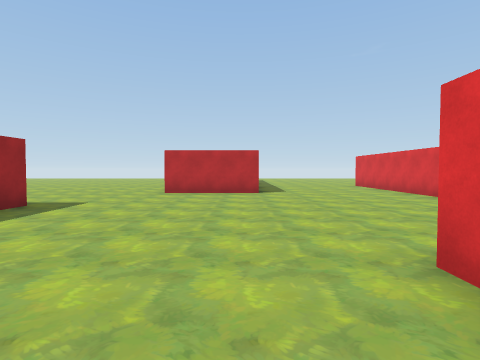
[1] (above)

18 first-person views from a walk through a 3-D level made in the Unity game engine. The camera is 1.4 m above the floor, tilts 2° down and sees 80° across. The floor is counted in squares, 2 m on a side. Each view is taken from the middle of a square. On the plan, view 1 faces up. The plan holds only what a view shows up to about 10 squares ahead; the rest is blank. The place goes on beyond the plan. The player is left out.

[2]
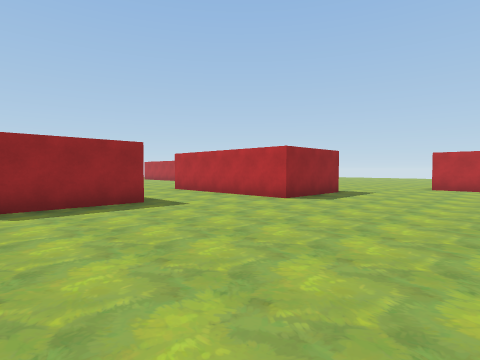

[3]
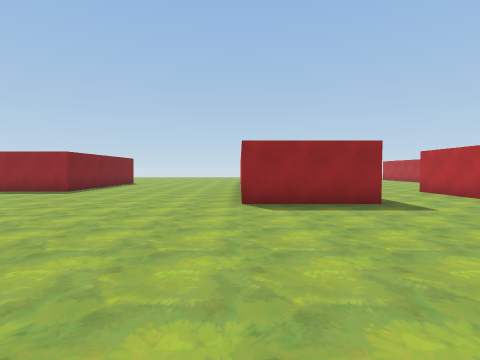

[4]
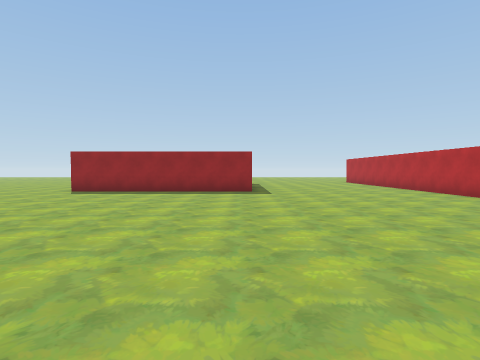

[5]
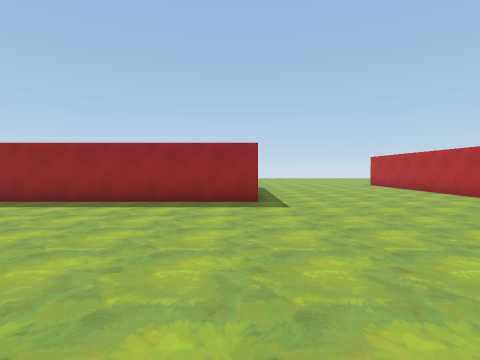

[6]
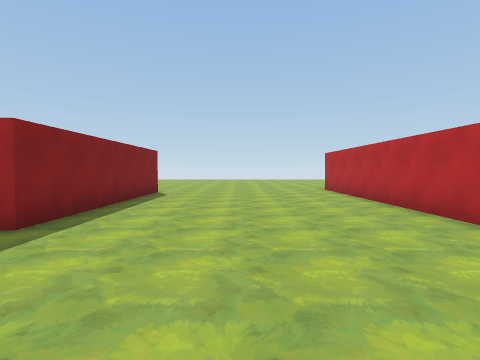

[7]
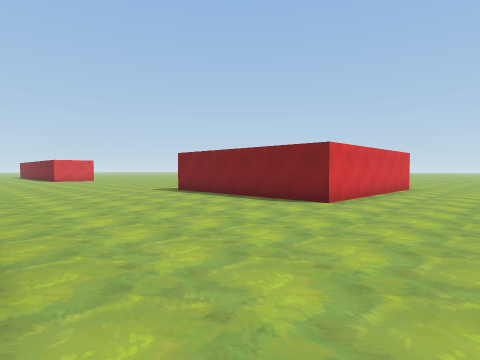

[8]
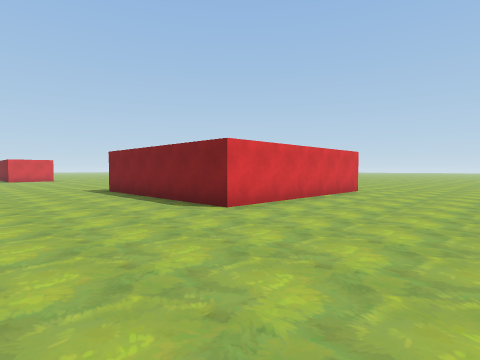

[9]
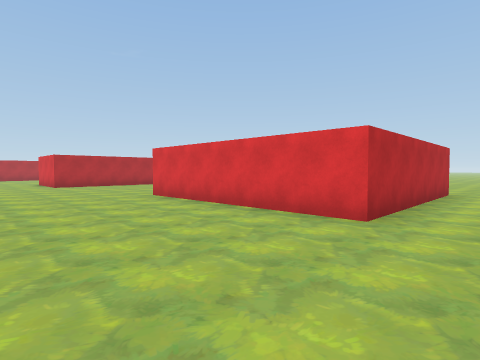

[10]
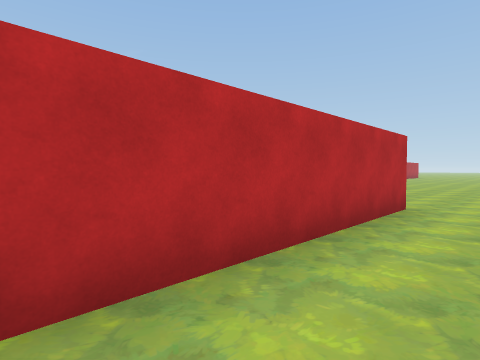

[11]
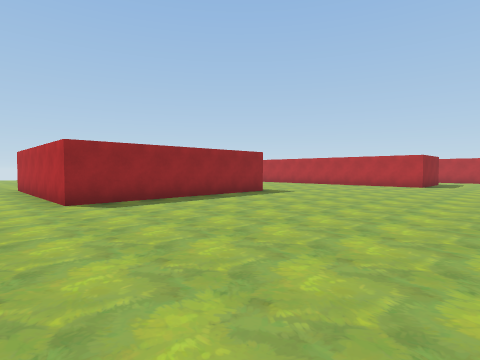

[12]
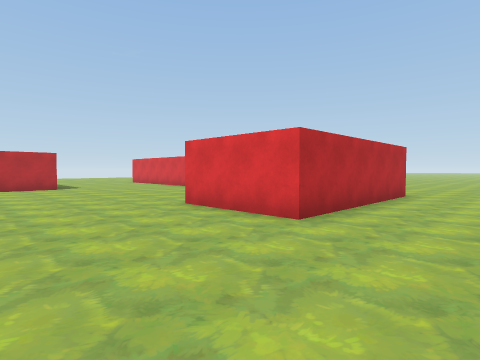

[13]
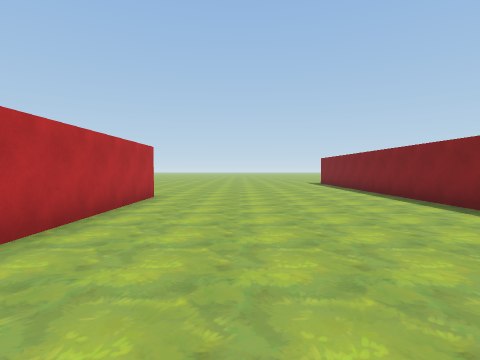

[14]
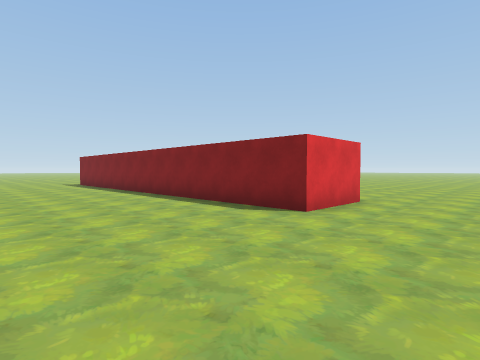

[15]
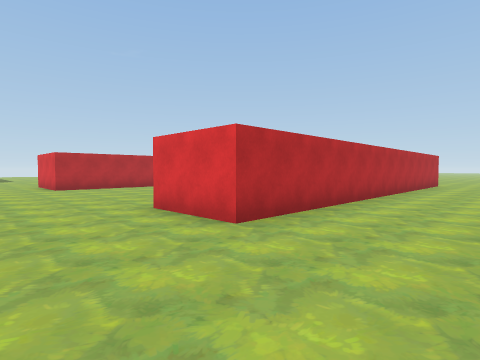

[16]
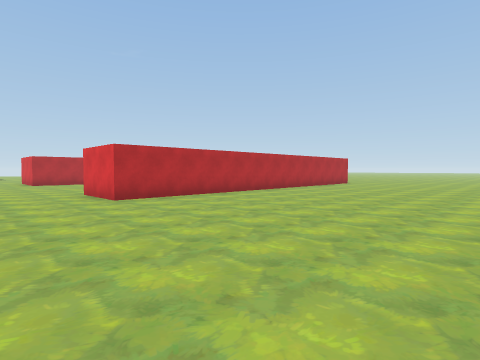

[17]
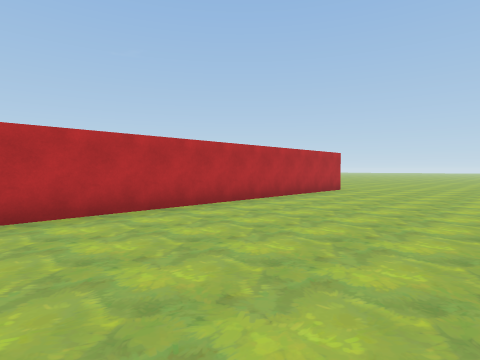

[18]
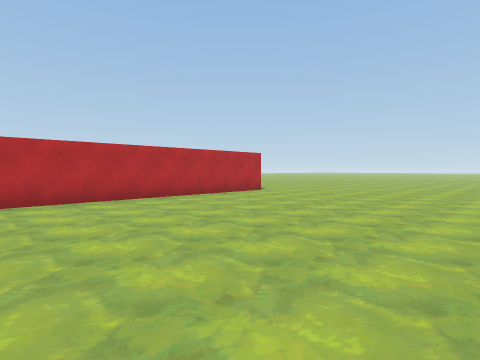

### Floor plan
Key: @ floor where view 1 was taken; # wall or solid block; . floor.
Columns run from 19 left of view 1 to 12 right of it. Each row starts with its distance up from view 1.
 10             .....   ....#
  9             .....###....#
  8              ...........#
  7               ..........
  6               ..........
  5                #........
  4                #.......
  3          .######......
  2          ............#
  1            ..........#
  0              #.....@.##### ..
 -1              #................
 -2              #................
 -3  ..###########...............
 -4  ..............................
 -5 ...............................
 -6 ..............................
 -7 .....................########
 -8 .....................########
 -9 ....######...........###########
-10 ....#    #......................
-11 ....#    #......................
-12 ....#    #....... ..............
-13 ....#    #....... ..............
-14 ....######....... ..............
-15 ................................
-16 ................. ...... ......

Positions as (right, up) in squares from view 1, and headings:
1: (0, 0), facing up
2: (0, -3), facing up-left
3: (0, -3), facing left
4: (0, -9), facing left
5: (-3, -9), facing left
6: (-6, -6), facing left
7: (-18, -3), facing down-right
8: (-19, -5), facing down-right
9: (-19, -16), facing up-right
10: (-15, -16), facing up-right
11: (-3, -16), facing up-left
12: (-2, -3), facing up-right
13: (-1, -3), facing right
14: (-1, -3), facing down-right
15: (-1, -12), facing up-right
16: (-1, -16), facing up-right
17: (4, -14), facing up-right
18: (6, -16), facing up-right
